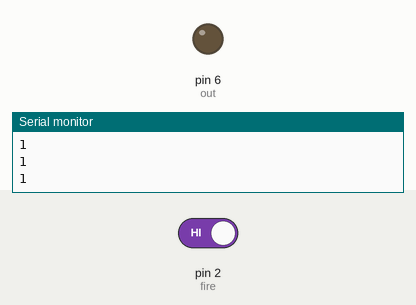
Simulated run of this sketch. Board: Arduino Uno, built with avr-gcc and run on an emulated ATmega328P. Shown: output pins drawn as LEDs (lit = HIGH), the last lines printed to the serial monitor. Dashed ring = blinking. The inputs (shaded band) are chosen by the test bench; at power-on: pin 2 (fire) HIGH.

Above: at 1.4 s.
1.5 s: pin 2 (fire) driven LOW
At 2.3 s:
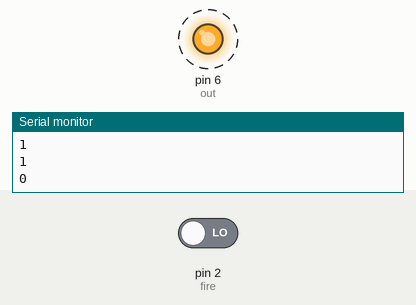
4.5 s: pin 2 (fire) driven HIGH
At 5.6 s:
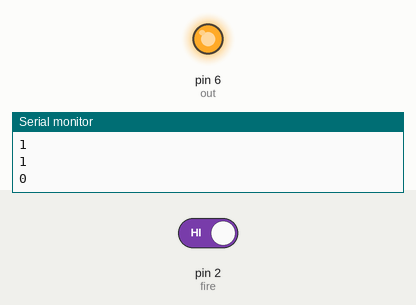
Timing chart, 0 to 7.6 s (numbered marks = the images above; inputs shaded):
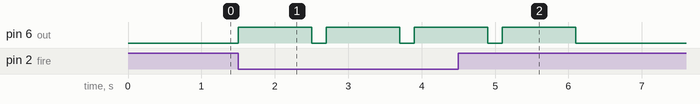

The sketch:

fire_alarm.ino
```cpp
int fire=2;
int out=6;
void setup() {
  pinMode(fire,INPUT);
  pinMode(out,OUTPUT);
  Serial.begin(9600);
}

void loop() {
  int val = digitalRead(fire);
  Serial.println(val);
  if (val==0){
    digitalWrite(out,HIGH);
    delay(1000);
    digitalWrite(out,LOW);
    delay(200);
    digitalWrite(out,HIGH);
    delay(1000);
    digitalWrite(out,LOW);
    delay(200);
    digitalWrite(out,HIGH);
    delay(1000);
    digitalWrite(out,LOW);
    delay(200);
    digitalWrite(out,HIGH);
    delay(1000);
    digitalWrite(out,LOW);
    delay(200);
  }
  delay(300);

}
```

Measured:
- after the input at 1.5 s, pin 6 (out): alternates HIGH for 1.0 s and LOW for 0.20 s, starting at once
- after the input at 4.5 s, pin 6 (out): goes on until 6.1 s, then stays LOW
